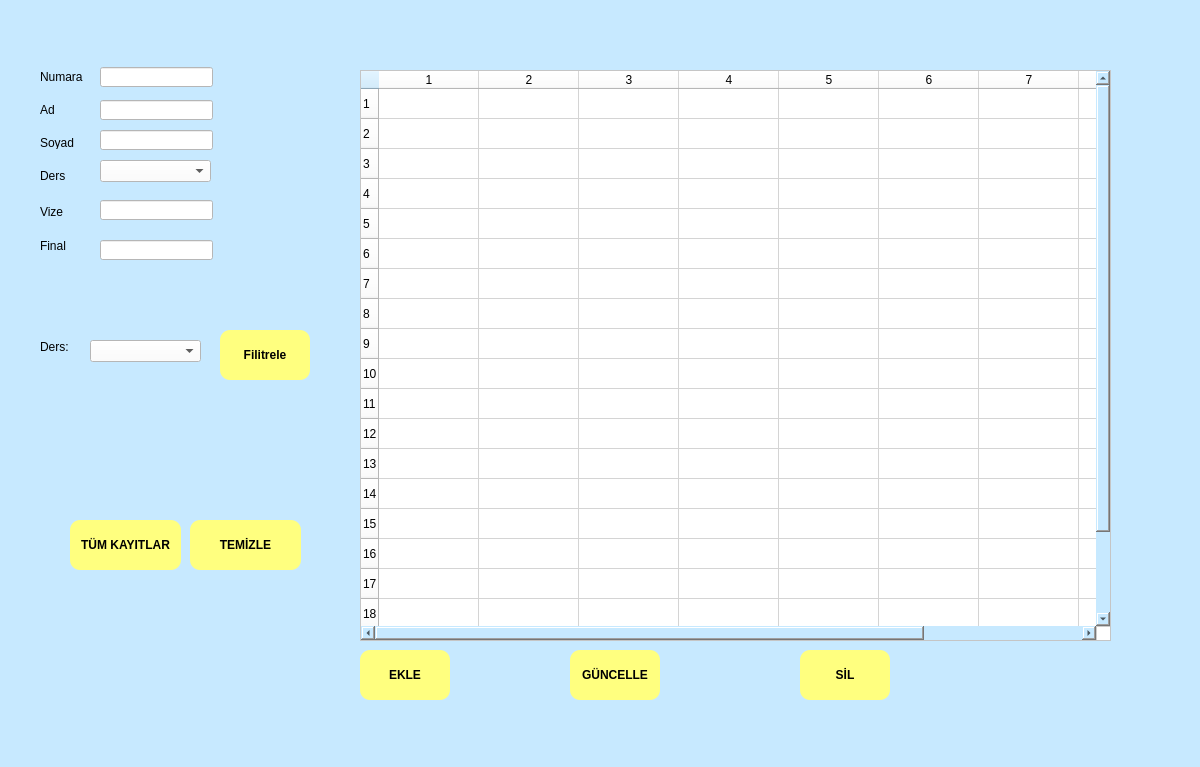
<?xml version="1.0" encoding="UTF-8"?>
<ui version="4.0">
 <class>MainWindow</class>
 <widget class="QMainWindow" name="MainWindow">
  <property name="geometry">
   <rect>
    <x>0</x>
    <y>0</y>
    <width>1200</width>
    <height>767</height>
   </rect>
  </property>
  <property name="windowTitle">
   <string>MainWindow</string>
  </property>
  <property name="styleSheet">
   <string notr="true">background-color: rgb(199, 233, 255);</string>
  </property>
  <widget class="QWidget" name="centralwidget">
   <widget class="QLabel" name="label">
    <property name="geometry">
     <rect>
      <x>40</x>
      <y>70</y>
      <width>47</width>
      <height>13</height>
     </rect>
    </property>
    <property name="text">
     <string>Numara</string>
    </property>
   </widget>
   <widget class="QLabel" name="label_2">
    <property name="geometry">
     <rect>
      <x>40</x>
      <y>103</y>
      <width>47</width>
      <height>13</height>
     </rect>
    </property>
    <property name="text">
     <string>Ad</string>
    </property>
   </widget>
   <widget class="QLabel" name="label_3">
    <property name="geometry">
     <rect>
      <x>40</x>
      <y>136</y>
      <width>47</width>
      <height>13</height>
     </rect>
    </property>
    <property name="text">
     <string>Soyad</string>
    </property>
   </widget>
   <widget class="QLabel" name="label_4">
    <property name="geometry">
     <rect>
      <x>40</x>
      <y>169</y>
      <width>47</width>
      <height>13</height>
     </rect>
    </property>
    <property name="text">
     <string>Ders</string>
    </property>
   </widget>
   <widget class="QLabel" name="label_5">
    <property name="geometry">
     <rect>
      <x>40</x>
      <y>205</y>
      <width>47</width>
      <height>13</height>
     </rect>
    </property>
    <property name="text">
     <string>Vize</string>
    </property>
   </widget>
   <widget class="QLabel" name="label_6">
    <property name="geometry">
     <rect>
      <x>40</x>
      <y>239</y>
      <width>47</width>
      <height>13</height>
     </rect>
    </property>
    <property name="text">
     <string>Final</string>
    </property>
   </widget>
   <widget class="QLabel" name="label_7">
    <property name="geometry">
     <rect>
      <x>40</x>
      <y>340</y>
      <width>47</width>
      <height>13</height>
     </rect>
    </property>
    <property name="text">
     <string>Ders:</string>
    </property>
   </widget>
   <widget class="QLineEdit" name="lineEdit_Numara">
    <property name="geometry">
     <rect>
      <x>100</x>
      <y>67</y>
      <width>113</width>
      <height>20</height>
     </rect>
    </property>
    <property name="font">
     <font>
      <pointsize>10</pointsize>
     </font>
    </property>
    <property name="styleSheet">
     <string notr="true">background-color: rgb(255, 255, 255);</string>
    </property>
   </widget>
   <widget class="QLineEdit" name="lineEdit_Ad">
    <property name="geometry">
     <rect>
      <x>100</x>
      <y>100</y>
      <width>113</width>
      <height>20</height>
     </rect>
    </property>
    <property name="font">
     <font>
      <pointsize>10</pointsize>
     </font>
    </property>
    <property name="styleSheet">
     <string notr="true">background-color: rgb(255, 255, 255);</string>
    </property>
   </widget>
   <widget class="QLineEdit" name="lineEdit_Soyad">
    <property name="geometry">
     <rect>
      <x>100</x>
      <y>130</y>
      <width>113</width>
      <height>20</height>
     </rect>
    </property>
    <property name="font">
     <font>
      <pointsize>10</pointsize>
     </font>
    </property>
    <property name="styleSheet">
     <string notr="true">background-color: rgb(255, 255, 255);</string>
    </property>
   </widget>
   <widget class="QComboBox" name="comboBox_Ders">
    <property name="geometry">
     <rect>
      <x>100</x>
      <y>160</y>
      <width>111</width>
      <height>22</height>
     </rect>
    </property>
    <property name="font">
     <font>
      <pointsize>10</pointsize>
     </font>
    </property>
    <property name="styleSheet">
     <string notr="true">background-color: rgb(255, 255, 255);</string>
    </property>
    <property name="currentIndex">
     <number>-1</number>
    </property>
    <item>
     <property name="text">
      <string>Java</string>
     </property>
    </item>
    <item>
     <property name="text">
      <string>Python101</string>
     </property>
    </item>
    <item>
     <property name="text">
      <string>Python102</string>
     </property>
    </item>
    <item>
     <property name="text">
      <string>C++</string>
     </property>
    </item>
    <item>
     <property name="text">
      <string>SQL</string>
     </property>
    </item>
    <item>
     <property name="text">
      <string>Algoritma</string>
     </property>
    </item>
   </widget>
   <widget class="QLineEdit" name="lineEdit_Vize">
    <property name="geometry">
     <rect>
      <x>100</x>
      <y>200</y>
      <width>113</width>
      <height>20</height>
     </rect>
    </property>
    <property name="font">
     <font>
      <pointsize>10</pointsize>
     </font>
    </property>
    <property name="styleSheet">
     <string notr="true">background-color: rgb(255, 255, 255);</string>
    </property>
   </widget>
   <widget class="QLineEdit" name="lineEdit_Final">
    <property name="geometry">
     <rect>
      <x>100</x>
      <y>240</y>
      <width>113</width>
      <height>20</height>
     </rect>
    </property>
    <property name="font">
     <font>
      <pointsize>10</pointsize>
     </font>
    </property>
    <property name="styleSheet">
     <string notr="true">background-color: rgb(255, 255, 255);</string>
    </property>
   </widget>
   <widget class="QPushButton" name="pushButton_Filitrele">
    <property name="geometry">
     <rect>
      <x>220</x>
      <y>330</y>
      <width>90</width>
      <height>50</height>
     </rect>
    </property>
    <property name="font">
     <font>
      <weight>75</weight>
      <bold>true</bold>
     </font>
    </property>
    <property name="styleSheet">
     <string notr="true">background-color: rgb(255, 255, 127);
border-color: rgb(255, 85, 127);
border-style: outset ;
border-radius:10;</string>
    </property>
    <property name="text">
     <string>Filitrele</string>
    </property>
   </widget>
   <widget class="QTableWidget" name="tableWidget_Liste">
    <property name="geometry">
     <rect>
      <x>360</x>
      <y>70</y>
      <width>751</width>
      <height>571</height>
     </rect>
    </property>
    <property name="font">
     <font>
      <pointsize>11</pointsize>
      <weight>75</weight>
      <bold>true</bold>
     </font>
    </property>
    <property name="styleSheet">
     <string notr="true">background-color: rgb(255, 255, 255);</string>
    </property>
    <property name="rowCount">
     <number>20</number>
    </property>
    <property name="columnCount">
     <number>9</number>
    </property>
    <row/>
    <row/>
    <row/>
    <row/>
    <row/>
    <row/>
    <row/>
    <row/>
    <row/>
    <row/>
    <row/>
    <row/>
    <row/>
    <row/>
    <row/>
    <row/>
    <row/>
    <row/>
    <row/>
    <row/>
    <column/>
    <column/>
    <column/>
    <column/>
    <column/>
    <column/>
    <column/>
    <column/>
    <column/>
   </widget>
   <widget class="QPushButton" name="pushButton_Ekle">
    <property name="geometry">
     <rect>
      <x>360</x>
      <y>650</y>
      <width>90</width>
      <height>50</height>
     </rect>
    </property>
    <property name="font">
     <font>
      <weight>75</weight>
      <bold>true</bold>
     </font>
    </property>
    <property name="styleSheet">
     <string notr="true">background-color: rgb(255, 255, 127);
border-color: rgb(255, 85, 127);
border-style: outset ;
border-radius:10;</string>
    </property>
    <property name="text">
     <string>EKLE</string>
    </property>
   </widget>
   <widget class="QPushButton" name="pushButton_Sil">
    <property name="geometry">
     <rect>
      <x>800</x>
      <y>650</y>
      <width>90</width>
      <height>50</height>
     </rect>
    </property>
    <property name="font">
     <font>
      <weight>75</weight>
      <bold>true</bold>
     </font>
    </property>
    <property name="styleSheet">
     <string notr="true">background-color: rgb(255, 255, 127);
border-color: rgb(255, 85, 127);
border-style: outset ;
border-radius:10;</string>
    </property>
    <property name="text">
     <string>SİL</string>
    </property>
   </widget>
   <widget class="QPushButton" name="pushButton_Ekle_Guncelle">
    <property name="geometry">
     <rect>
      <x>570</x>
      <y>650</y>
      <width>90</width>
      <height>50</height>
     </rect>
    </property>
    <property name="font">
     <font>
      <weight>75</weight>
      <bold>true</bold>
     </font>
    </property>
    <property name="styleSheet">
     <string notr="true">background-color: rgb(255, 255, 127);
border-color: rgb(255, 85, 127);
border-style: outset ;
border-radius:10;</string>
    </property>
    <property name="text">
     <string>GÜNCELLE</string>
    </property>
   </widget>
   <widget class="QComboBox" name="comboBox_Filitre">
    <property name="geometry">
     <rect>
      <x>90</x>
      <y>340</y>
      <width>111</width>
      <height>22</height>
     </rect>
    </property>
    <property name="styleSheet">
     <string notr="true">background-color: rgb(255, 255, 255);</string>
    </property>
    <property name="currentIndex">
     <number>-1</number>
    </property>
    <item>
     <property name="text">
      <string>Java</string>
     </property>
    </item>
    <item>
     <property name="text">
      <string>c++</string>
     </property>
    </item>
    <item>
     <property name="text">
      <string>SQL</string>
     </property>
    </item>
    <item>
     <property name="text">
      <string>Algoritma</string>
     </property>
    </item>
   </widget>
   <widget class="QPushButton" name="pushButton_tumKayitlar">
    <property name="geometry">
     <rect>
      <x>70</x>
      <y>520</y>
      <width>111</width>
      <height>50</height>
     </rect>
    </property>
    <property name="font">
     <font>
      <weight>75</weight>
      <bold>true</bold>
     </font>
    </property>
    <property name="styleSheet">
     <string notr="true">background-color: rgb(255, 255, 127);
border-color: rgb(255, 85, 127);
border-style: outset ;
border-radius:10;</string>
    </property>
    <property name="text">
     <string>TÜM KAYITLAR</string>
    </property>
   </widget>
   <widget class="QPushButton" name="pushButton_Ekle_Temizle">
    <property name="geometry">
     <rect>
      <x>190</x>
      <y>520</y>
      <width>111</width>
      <height>50</height>
     </rect>
    </property>
    <property name="font">
     <font>
      <weight>75</weight>
      <bold>true</bold>
     </font>
    </property>
    <property name="styleSheet">
     <string notr="true">background-color: rgb(255, 255, 127);
border-color: rgb(255, 85, 127);
border-style: outset ;
border-radius:10;</string>
    </property>
    <property name="text">
     <string>TEMİZLE</string>
    </property>
   </widget>
  </widget>
  <widget class="QMenuBar" name="menubar">
   <property name="geometry">
    <rect>
     <x>0</x>
     <y>0</y>
     <width>1200</width>
     <height>18</height>
    </rect>
   </property>
  </widget>
  <widget class="QStatusBar" name="statusbar"/>
 </widget>
 <resources/>
 <connections/>
</ui>
